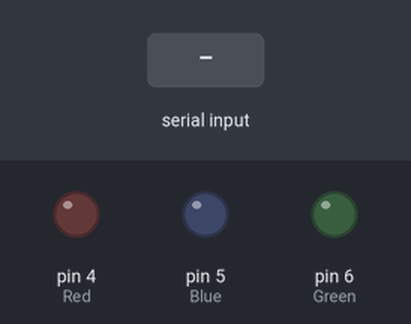
Bench run of a sketch on a simulated Arduino Uno, built with avr-gcc and run on an emulated ATmega328P. Shown: output pins drawn as LEDs (lit = HIGH). The test bench sets the inputs (shaded band).

Above: at 1.2 s.
1.3 s: "R" received over Serial
At 1.9 s:
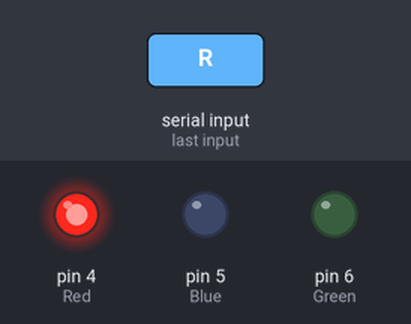
2.8 s: "B" received over Serial
At 3.1 s:
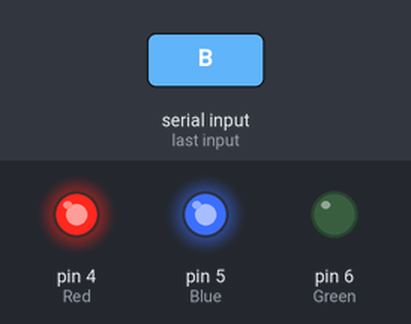
4.3 s: "G" received over Serial
At 5.4 s:
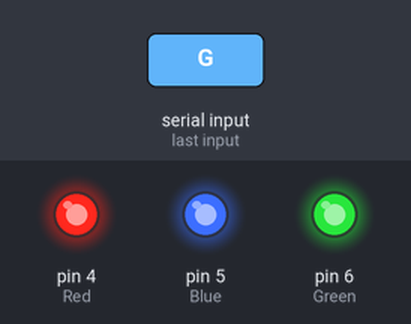
5.8 s: "R" received over Serial
At 6.6 s:
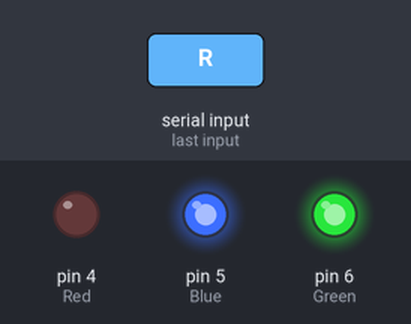
7.3 s: "B" received over Serial
At 7.7 s:
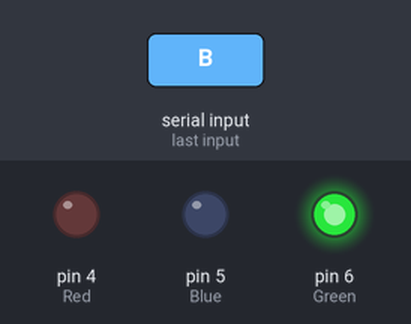
Timing chart, 0 to 9.8 s (numbered marks = the images above; inputs shaded):
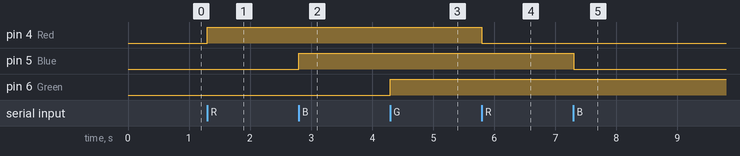

Measured:
- after the input at 1.3 s, pin 4 (Red): LOW → HIGH at once
- after the input at 2.8 s, pin 5 (Blue): LOW → HIGH at once
- after the input at 4.3 s, pin 6 (Green): LOW → HIGH at once
- after the input at 5.8 s, pin 4 (Red): HIGH → LOW at once
- after the input at 7.3 s, pin 5 (Blue): HIGH → LOW at once

The sketch:

LED_Relay.ino
```cpp
int Red = 4;
int Blue = 5;
int Green = 6;
int Power = 7;
int incomingByte = 0;

void On_Off(){
  digitalWrite(Power, !digitalRead(Power));
}
void Red_LED(){
  digitalWrite(Red, !digitalRead(Red));
}
void Blue_LED(){
  digitalWrite(Blue, !digitalRead(Blue));
}
void Green_LED(){
  digitalWrite(Green, !digitalRead(Green));
}

void setup() {
  pinMode(Red, OUTPUT);
  pinMode(Blue, OUTPUT);
  pinMode(Green, OUTPUT);
  pinMode(Power, OUTPUT);
  Serial.begin(9600);
}

void loop() {
  if(Serial.available() > 0){
    incomingByte = Serial.read();

    if(incomingByte == 'R'){
      Red_LED();
    }else if(incomingByte == 'B'){
      Blue_LED();
    }else if(incomingByte == 'G'){
      Green_LED();
    }else if(incomingByte == 'O'){
      On_Off();
    }else if(incomingByte == 'S'){
      Serial.println(digitalRead(Power));
      Serial.println(digitalRead(Red));
      Serial.println(digitalRead(Blue));
      Serial.println(digitalRead(Green));
      Serial.println("end");
    }
  }

}
```
